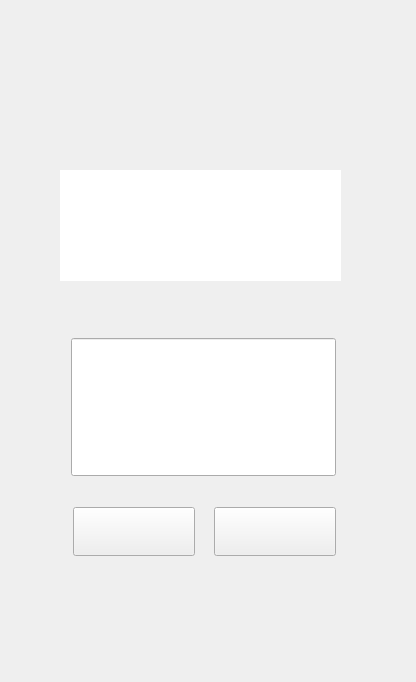
    <widget class="QWidget" name="Comentario">
     <widget class="QLabel" name="FondoComentario">
      <property name="geometry">
       <rect>
        <x>0</x>
        <y>-35</y>
        <width>407</width>
        <height>673</height>
       </rect>
      </property>
      <property name="styleSheet">
       <string notr="true">background-image: url(:/Imagenes/FondoComentario.png);</string>
      </property>
      <property name="text">
       <string/>
      </property>
     </widget>
     <widget class="QPushButton" name="BtnCancelarCO">
      <property name="geometry">
       <rect>
        <x>214</x>
        <y>507</y>
        <width>122</width>
        <height>49</height>
       </rect>
      </property>
      <property name="styleSheet">
       <string notr="true">background-image: url(:/Imagenes/btnCancelar.png);</string>
      </property>
      <property name="text">
       <string/>
      </property>
     </widget>
     <widget class="QPushButton" name="BtnAceptarCO">
      <property name="geometry">
       <rect>
        <x>73</x>
        <y>507</y>
        <width>122</width>
        <height>49</height>
       </rect>
      </property>
      <property name="styleSheet">
       <string notr="true">background-image: url(:/Imagenes/btnAceptar.png);</string>
      </property>
      <property name="text">
       <string/>
      </property>
     </widget>
     <widget class="QLineEdit" name="NombreCO">
      <property name="geometry">
       <rect>
        <x>71</x>
        <y>231</y>
        <width>265</width>
        <height>42</height>
       </rect>
      </property>
     </widget>
     <widget class="QLineEdit" name="PublicacionCO">
      <property name="geometry">
       <rect>
        <x>71</x>
        <y>338</y>
        <width>265</width>
        <height>138</height>
       </rect>
      </property>
     </widget>
     <widget class="QLabel" name="label_4">
      <property name="geometry">
       <rect>
        <x>60</x>
        <y>170</y>
        <width>281</width>
        <height>111</height>
       </rect>
      </property>
      <property name="styleSheet">
       <string notr="true">background-color: rgb(255, 255, 255);</string>
      </property>
      <property name="text">
       <string/>
      </property>
     </widget>
    </widget>
